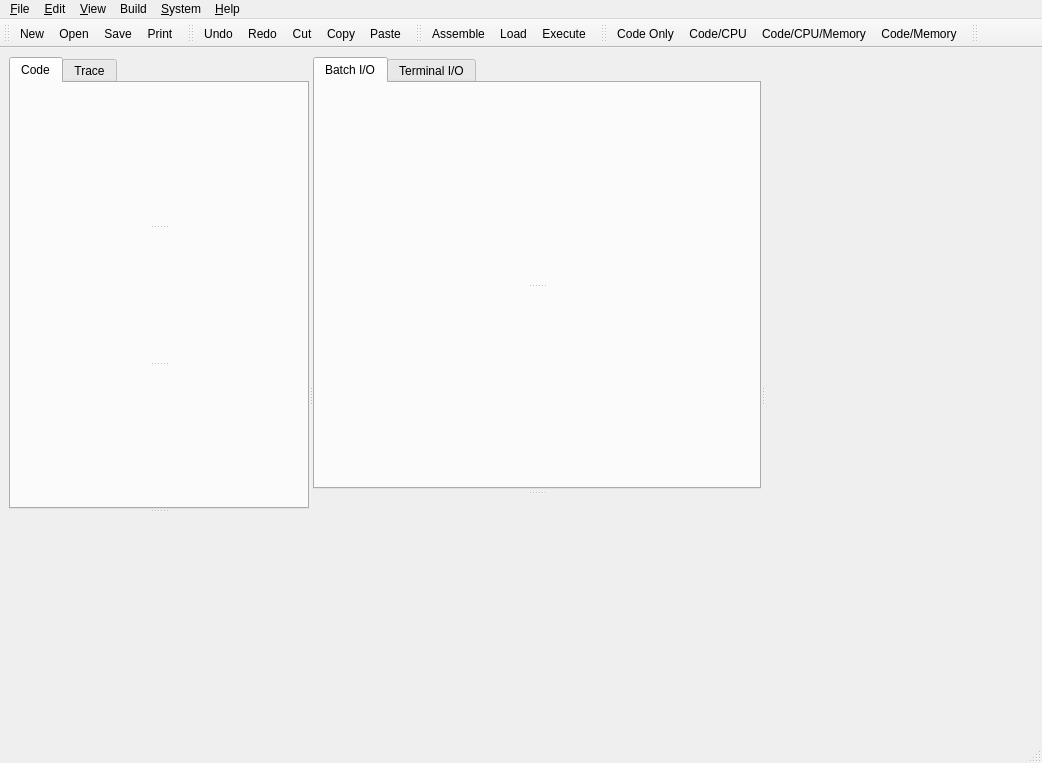
<ui version="4.0" >
 <class>MainWindow</class>
 <widget class="QMainWindow" name="MainWindow" >
  <property name="geometry" >
   <rect>
    <x>0</x>
    <y>0</y>
    <width>1042</width>
    <height>763</height>
   </rect>
  </property>
  <property name="minimumSize" >
   <size>
    <width>0</width>
    <height>0</height>
   </size>
  </property>
  <property name="mouseTracking" >
   <bool>false</bool>
  </property>
  <property name="windowTitle" >
   <string>Pep/8</string>
  </property>
  <widget class="QWidget" name="centralwidget" >
   <layout class="QHBoxLayout" >
    <item>
     <widget class="QSplitter" name="horizontalSplitter" >
      <property name="orientation" >
       <enum>Qt::Horizontal</enum>
      </property>
      <widget class="QSplitter" name="verticalSplitter_1" >
       <property name="sizePolicy" >
        <sizepolicy vsizetype="Expanding" hsizetype="Expanding" >
         <horstretch>0</horstretch>
         <verstretch>0</verstretch>
        </sizepolicy>
       </property>
       <property name="minimumSize" >
        <size>
         <width>0</width>
         <height>0</height>
        </size>
       </property>
       <property name="orientation" >
        <enum>Qt::Vertical</enum>
       </property>
       <widget class="QTabWidget" name="pepStackTraceTab" >
        <property name="currentIndex" >
         <number>0</number>
        </property>
        <widget class="QWidget" name="pepCodeTab" >
         <attribute name="title" >
          <string>Code</string>
         </attribute>
         <layout class="QVBoxLayout" >
          <item>
           <widget class="QSplitter" name="codeSplitter" >
            <property name="orientation" >
             <enum>Qt::Vertical</enum>
            </property>
            <property name="handleWidth" >
             <number>7</number>
            </property>
            <widget class="QWidget" native="1" name="CppCodeWidgetSlot" />
            <widget class="QWidget" native="1" name="SourceCodeWidgetSlot" />
            <widget class="QWidget" native="1" name="ObjectCodeWidgetSlot" />
           </widget>
          </item>
         </layout>
        </widget>
        <widget class="QWidget" name="pepTraceTab" >
         <attribute name="title" >
          <string>Trace</string>
         </attribute>
         <layout class="QVBoxLayout" >
          <item>
           <widget class="QSplitter" name="traceSplitter" >
            <property name="orientation" >
             <enum>Qt::Vertical</enum>
            </property>
            <widget class="QWidget" native="1" name="MemoryTraceWidgetSlot" />
            <widget class="QWidget" native="1" name="unusedWidget_1" />
           </widget>
          </item>
         </layout>
        </widget>
       </widget>
       <widget class="QWidget" native="1" name="AssemblerListingWidgetSlot" />
      </widget>
      <widget class="QSplitter" name="verticalSplitter_2" >
       <property name="minimumSize" >
        <size>
         <width>0</width>
         <height>0</height>
        </size>
       </property>
       <property name="orientation" >
        <enum>Qt::Vertical</enum>
       </property>
       <property name="handleWidth" >
        <number>7</number>
       </property>
       <widget class="QTabWidget" name="pepInputOutputTab" >
        <property name="currentIndex" >
         <number>0</number>
        </property>
        <widget class="QWidget" name="pepBatchTab" >
         <attribute name="title" >
          <string>Batch I/O</string>
         </attribute>
         <layout class="QVBoxLayout" >
          <item>
           <widget class="QSplitter" name="batchSplitter" >
            <property name="orientation" >
             <enum>Qt::Vertical</enum>
            </property>
            <property name="handleWidth" >
             <number>7</number>
            </property>
            <widget class="QWidget" native="1" name="InputWidgetSlot" />
            <widget class="QWidget" native="1" name="OutputWidgetSlot" />
           </widget>
          </item>
         </layout>
        </widget>
        <widget class="QWidget" name="pepTerminalTab" >
         <attribute name="title" >
          <string>Terminal I/O</string>
         </attribute>
         <layout class="QVBoxLayout" >
          <item>
           <widget class="QSplitter" name="terminalSplitter" >
            <property name="orientation" >
             <enum>Qt::Vertical</enum>
            </property>
            <widget class="QWidget" native="1" name="TerminalWidgetSlot" >
             <property name="sizePolicy" >
              <sizepolicy vsizetype="Preferred" hsizetype="Preferred" >
               <horstretch>0</horstretch>
               <verstretch>0</verstretch>
              </sizepolicy>
             </property>
             <property name="maximumSize" >
              <size>
               <width>16777215</width>
               <height>16777215</height>
              </size>
             </property>
            </widget>
            <widget class="QWidget" native="1" name="unusedWidget_2" />
           </widget>
          </item>
         </layout>
        </widget>
       </widget>
       <widget class="QWidget" native="1" name="CpuWidgetSlot" />
      </widget>
      <widget class="QWidget" native="1" name="MemoryDumpWidgetSlot" >
       <property name="minimumSize" >
        <size>
         <width>0</width>
         <height>0</height>
        </size>
       </property>
      </widget>
     </widget>
    </item>
   </layout>
  </widget>
  <widget class="QStatusBar" name="statusbar" />
  <widget class="QToolBar" name="fileToolBar" >
   <property name="orientation" >
    <enum>Qt::Horizontal</enum>
   </property>
   <attribute name="toolBarArea" >
    <enum>TopToolBarArea</enum>
   </attribute>
   <attribute name="toolBarBreak" >
    <bool>false</bool>
   </attribute>
   <addaction name="actionNew" />
   <addaction name="actionOpen" />
   <addaction name="actionSave" />
   <addaction name="actionPrint" />
  </widget>
  <widget class="QToolBar" name="editToolBar" >
   <property name="orientation" >
    <enum>Qt::Horizontal</enum>
   </property>
   <attribute name="toolBarArea" >
    <enum>TopToolBarArea</enum>
   </attribute>
   <attribute name="toolBarBreak" >
    <bool>false</bool>
   </attribute>
   <addaction name="actionUndo" />
   <addaction name="actionRedo" />
   <addaction name="actionCut" />
   <addaction name="actionCopy" />
   <addaction name="actionPaste" />
  </widget>
  <widget class="QToolBar" name="buildToolBar" >
   <property name="orientation" >
    <enum>Qt::Horizontal</enum>
   </property>
   <attribute name="toolBarArea" >
    <enum>TopToolBarArea</enum>
   </attribute>
   <attribute name="toolBarBreak" >
    <bool>false</bool>
   </attribute>
   <addaction name="actionAssemble" />
   <addaction name="actionLoad" />
   <addaction name="actionExecute" />
  </widget>
  <widget class="QToolBar" name="viewToolBar" >
   <property name="orientation" >
    <enum>Qt::Horizontal</enum>
   </property>
   <attribute name="toolBarArea" >
    <enum>TopToolBarArea</enum>
   </attribute>
   <attribute name="toolBarBreak" >
    <bool>false</bool>
   </attribute>
   <addaction name="actionCode_Only" />
   <addaction name="actionCode_CPU" />
   <addaction name="actionCode_CPU_Memory" />
   <addaction name="actionCode_Memory" />
  </widget>
  <widget class="QToolBar" name="converterToolBar" >
   <property name="orientation" >
    <enum>Qt::Horizontal</enum>
   </property>
   <attribute name="toolBarArea" >
    <enum>TopToolBarArea</enum>
   </attribute>
   <attribute name="toolBarBreak" >
    <bool>false</bool>
   </attribute>
  </widget>
  <widget class="QMenuBar" name="menubar" >
   <property name="geometry" >
    <rect>
     <x>0</x>
     <y>0</y>
     <width>1042</width>
     <height>22</height>
    </rect>
   </property>
   <widget class="QMenu" name="menu_Edit" >
    <property name="title" >
     <string>&amp;Edit</string>
    </property>
    <addaction name="actionUndo" />
    <addaction name="actionRedo" />
    <addaction name="separator" />
    <addaction name="actionCut" />
    <addaction name="actionCopy" />
    <addaction name="actionPaste" />
    <addaction name="separator" />
    <addaction name="actionFont" />
    <addaction name="separator" />
    <addaction name="actionFind" />
   </widget>
   <widget class="QMenu" name="menu_File" >
    <property name="title" >
     <string>&amp;File</string>
    </property>
    <addaction name="actionNew" />
    <addaction name="actionOpen" />
    <addaction name="actionSave" />
    <addaction name="actionSave_As" />
    <addaction name="separator" />
    <addaction name="actionPrint" />
    <addaction name="separator" />
   </widget>
   <widget class="QMenu" name="menuBuild" >
    <property name="title" >
     <string>Build</string>
    </property>
    <addaction name="actionAssemble" />
    <addaction name="actionLoad" />
    <addaction name="actionExecute" />
    <addaction name="separator" />
    <addaction name="actionAssemble_Load" />
    <addaction name="actionLoad_Execute" />
    <addaction name="actionAssemble_Load_Execute" />
    <addaction name="separator" />
    <addaction name="actionRemove_Error_Messages" />
   </widget>
   <widget class="QMenu" name="menu_System" >
    <property name="title" >
     <string>&amp;System</string>
    </property>
    <addaction name="actionRedefine_Mnemonics" />
    <addaction name="separator" />
    <addaction name="actionAssemble_Install_New_OS" />
    <addaction name="actionReinstall_Default_OS" />
    <addaction name="separator" />
    <addaction name="actionSet_Execution_Limits" />
   </widget>
   <widget class="QMenu" name="menu_View" >
    <property name="title" >
     <string>&amp;View</string>
    </property>
    <addaction name="actionCode_Only" />
    <addaction name="actionCode_CPU" />
    <addaction name="actionCode_CPU_Memory" />
    <addaction name="actionCode_Memory" />
   </widget>
   <widget class="QMenu" name="menu_Help" >
    <property name="title" >
     <string>&amp;Help</string>
    </property>
    <addaction name="actionInstruction_Set" />
    <addaction name="actionDot_Commands" />
    <addaction name="actionAddressing_Modes" />
    <addaction name="actionInstall_New_OS" />
    <addaction name="actionBreak_Points" />
    <addaction name="actionSymbolic_Trace" />
    <addaction name="separator" />
    <addaction name="actionAbout_Pep8" />
    <addaction name="actionAbout_Qt" />
   </widget>
   <addaction name="menu_File" />
   <addaction name="menu_Edit" />
   <addaction name="menu_View" />
   <addaction name="menuBuild" />
   <addaction name="menu_System" />
   <addaction name="menu_Help" />
  </widget>
  <action name="actionNew" >
   <property name="icon" >
    <iconset>../../pep81/images/new.png</iconset>
   </property>
   <property name="text" >
    <string>&amp;New</string>
   </property>
   <property name="shortcut" >
    <string>Ctrl+N</string>
   </property>
  </action>
  <action name="actionOpen" >
   <property name="icon" >
    <iconset>../../pep81/images/open.png</iconset>
   </property>
   <property name="text" >
    <string>&amp;Open...</string>
   </property>
   <property name="shortcut" >
    <string>Ctrl+O</string>
   </property>
  </action>
  <action name="actionSave" >
   <property name="icon" >
    <iconset>../../pep81/images/save.png</iconset>
   </property>
   <property name="text" >
    <string>&amp;Save</string>
   </property>
   <property name="shortcut" >
    <string>Ctrl+S</string>
   </property>
  </action>
  <action name="actionSave_As" >
   <property name="text" >
    <string>Save As...</string>
   </property>
   <property name="shortcut" >
    <string>Ctrl+Shift+S</string>
   </property>
  </action>
  <action name="actionPrint" >
   <property name="icon" >
    <iconset>../../pep81/images/print.png</iconset>
   </property>
   <property name="text" >
    <string>&amp;Print...</string>
   </property>
   <property name="shortcut" >
    <string>Ctrl+P</string>
   </property>
  </action>
  <action name="actionUndo" >
   <property name="icon" >
    <iconset>../../pep81/images/undo.png</iconset>
   </property>
   <property name="text" >
    <string>&amp;Undo</string>
   </property>
   <property name="shortcut" >
    <string>Ctrl+Z</string>
   </property>
   <property name="autoRepeat" >
    <bool>true</bool>
   </property>
  </action>
  <action name="actionRedo" >
   <property name="icon" >
    <iconset>../../pep81/images/redo.png</iconset>
   </property>
   <property name="text" >
    <string>&amp;Redo</string>
   </property>
   <property name="shortcut" >
    <string>Ctrl+Y</string>
   </property>
  </action>
  <action name="actionCut" >
   <property name="icon" >
    <iconset>../../pep81/images/cut.png</iconset>
   </property>
   <property name="text" >
    <string>&amp;Cut</string>
   </property>
   <property name="shortcut" >
    <string>Ctrl+X</string>
   </property>
  </action>
  <action name="actionCopy" >
   <property name="icon" >
    <iconset>../../pep81/images/copy.png</iconset>
   </property>
   <property name="text" >
    <string>Copy</string>
   </property>
   <property name="shortcut" >
    <string>Ctrl+C</string>
   </property>
  </action>
  <action name="actionPaste" >
   <property name="icon" >
    <iconset>../../pep81/images/paste.png</iconset>
   </property>
   <property name="text" >
    <string>Paste</string>
   </property>
   <property name="shortcut" >
    <string>Ctrl+V</string>
   </property>
  </action>
  <action name="actionFont" >
   <property name="text" >
    <string>Font...</string>
   </property>
   <property name="shortcut" >
    <string/>
   </property>
  </action>
  <action name="actionAssemble" >
   <property name="icon" >
    <iconset>../../pep81/images/assembler.png</iconset>
   </property>
   <property name="text" >
    <string>Assemble</string>
   </property>
   <property name="shortcut" >
    <string>Ctrl+Shift+A</string>
   </property>
  </action>
  <action name="actionLoad" >
   <property name="icon" >
    <iconset>../../pep81/images/LOAD.png</iconset>
   </property>
   <property name="text" >
    <string>Load</string>
   </property>
   <property name="shortcut" >
    <string>Ctrl+Shift+L</string>
   </property>
  </action>
  <action name="actionExecute" >
   <property name="icon" >
    <iconset>../../pep81/images/EXECUTE.png</iconset>
   </property>
   <property name="text" >
    <string>Execute</string>
   </property>
   <property name="shortcut" >
    <string>Ctrl+Shift+E</string>
   </property>
  </action>
  <action name="actionAssemble_Load" >
   <property name="text" >
    <string>Assemble/Load</string>
   </property>
  </action>
  <action name="actionLoad_Execute" >
   <property name="text" >
    <string>Load/Execute</string>
   </property>
  </action>
  <action name="actionAssemble_Load_Execute" >
   <property name="text" >
    <string>Assemble/Load/Execute</string>
   </property>
  </action>
  <action name="actionRemove_Error_Messages" >
   <property name="text" >
    <string>Remove Error Messages</string>
   </property>
  </action>
  <action name="actionRedefine_Mnemonics" >
   <property name="text" >
    <string>Redefine Mnemonics...</string>
   </property>
  </action>
  <action name="actionAssemble_Install_New_OS" >
   <property name="text" >
    <string>Assemble/Install New OS</string>
   </property>
  </action>
  <action name="actionReinstall_Default_OS" >
   <property name="text" >
    <string>Reinstall Default OS</string>
   </property>
  </action>
  <action name="actionSet_Execution_Limits" >
   <property name="text" >
    <string>Set Execution Limits...</string>
   </property>
  </action>
  <action name="actionDot_Commands" >
   <property name="text" >
    <string>Dot Commands</string>
   </property>
  </action>
  <action name="actionAddressing_Modes" >
   <property name="text" >
    <string>Addressing Modes</string>
   </property>
  </action>
  <action name="actionInstall_New_OS" >
   <property name="text" >
    <string>Install New OS</string>
   </property>
  </action>
  <action name="actionFind" >
   <property name="text" >
    <string>Find...</string>
   </property>
   <property name="shortcut" >
    <string>Ctrl+F</string>
   </property>
  </action>
  <action name="actionInstruction_Set" >
   <property name="text" >
    <string>Instruction Set</string>
   </property>
  </action>
  <action name="actionCode_Only" >
   <property name="icon" >
    <iconset>../../pep81/images/CodeOnly.xpm</iconset>
   </property>
   <property name="text" >
    <string>Code Only</string>
   </property>
  </action>
  <action name="actionCode_CPU" >
   <property name="icon" >
    <iconset>../../pep81/images/CodeCPU.xpm</iconset>
   </property>
   <property name="text" >
    <string>Code/CPU</string>
   </property>
  </action>
  <action name="actionCode_CPU_Memory" >
   <property name="icon" >
    <iconset>../../pep81/images/CodeCPUMemory.xpm</iconset>
   </property>
   <property name="text" >
    <string>Code/CPU/Memory</string>
   </property>
  </action>
  <action name="actionCode_Memory" >
   <property name="icon" >
    <iconset>../../pep81/images/CodeMemory.xpm</iconset>
   </property>
   <property name="text" >
    <string>Code/Memory</string>
   </property>
  </action>
  <action name="actionAbout_Pep8" >
   <property name="text" >
    <string>About Pep8</string>
   </property>
  </action>
  <action name="actionAbout_Qt" >
   <property name="text" >
    <string>About QT</string>
   </property>
  </action>
  <action name="actionBreak_Points" >
   <property name="text" >
    <string>Break Points</string>
   </property>
  </action>
  <action name="actionSymbolic_Trace" >
   <property name="text" >
    <string>Symbolic Trace</string>
   </property>
  </action>
 </widget>
 <resources/>
 <connections/>
</ui>
